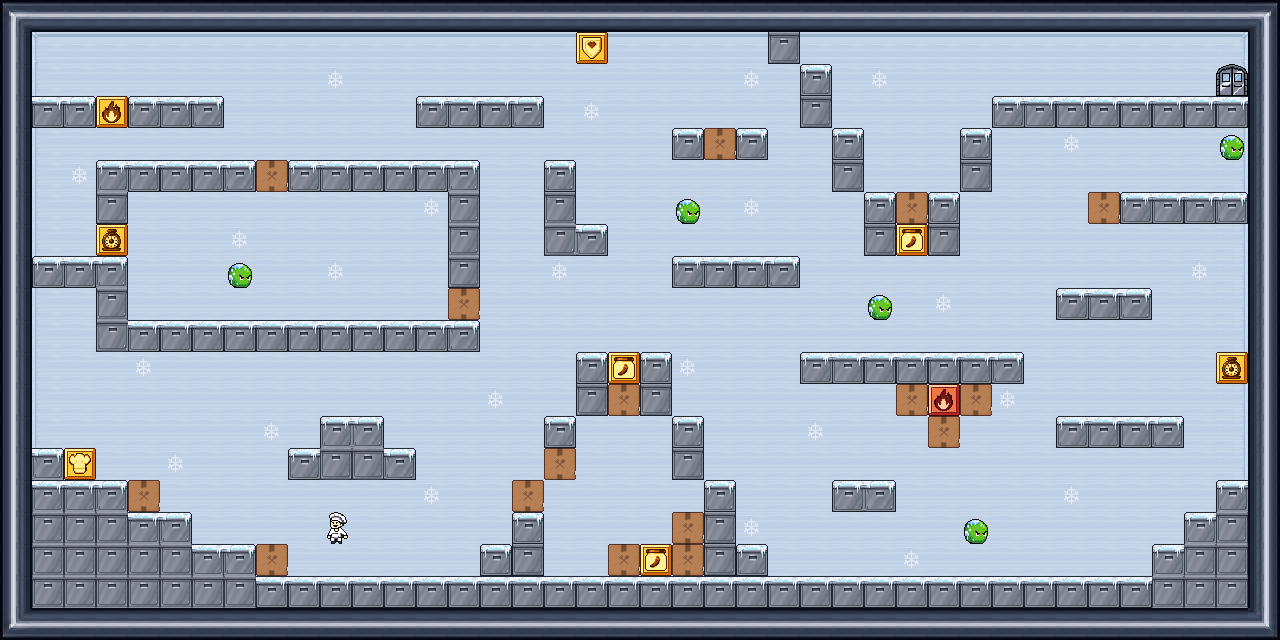

A 2D game scene composited from a Tiled map and its tileset images. What follows is a short description and the map's XML, with every tile layer's data as written:
An orthogonal 40x20 tile map with 32x32 px tiles, 2 tile layers (Static, Objects), 2 tilesets.

<map version="1.10" tiledversion="1.12.2" orientation="orthogonal" renderorder="right-down" width="40" height="20" tilewidth="32" tileheight="32" infinite="0" nextlayerid="4" nextobjectid="1">
 <tileset firstgid="1" source="fridge.tsx" />
 <tileset firstgid="65" source="objects.tsx" />
 <layer id="1" name="Static" width="40" height="20">
  <data encoding="csv">
28,29,29,29,29,29,29,29,29,29,29,29,29,29,29,29,29,29,29,29,29,29,29,29,29,29,29,29,29,29,29,29,29,29,29,29,29,29,29,30,
36,4,5,5,5,5,5,5,5,5,5,5,5,5,5,5,5,5,5,5,5,5,5,5,31,5,5,5,5,5,5,5,5,5,5,5,5,5,6,38,
36,12,13,13,13,13,13,13,13,13,8,13,13,13,13,13,13,13,13,13,13,13,13,8,13,15,13,8,13,13,13,13,13,13,13,13,13,13,14,38,
36,2,3,13,1,2,3,13,13,13,13,13,13,1,2,2,3,13,8,13,13,13,13,13,13,31,13,13,13,13,13,1,2,2,2,2,2,2,2,38,
36,12,13,13,13,13,13,13,13,13,13,13,13,13,13,13,13,13,13,13,13,15,13,15,13,13,15,13,13,13,15,13,13,8,13,13,13,13,14,38,
36,12,8,9,2,2,2,3,13,1,2,2,2,2,11,13,13,15,13,13,13,13,13,13,13,13,31,13,13,13,31,13,13,13,13,13,13,13,14,38,
36,12,13,31,13,13,13,13,13,13,13,13,13,8,23,13,13,23,13,13,13,13,13,8,13,13,13,15,13,15,13,13,13,13,13,1,2,2,3,38,
36,12,13,13,13,13,13,8,13,13,13,13,13,13,23,13,13,25,3,13,13,13,13,13,13,13,13,31,13,31,13,13,13,13,13,13,13,13,14,38,
36,1,2,11,13,13,13,13,13,13,8,13,13,13,31,13,13,8,13,13,13,1,2,2,3,13,13,13,13,13,13,13,13,13,13,13,13,8,14,38,
36,12,13,23,13,13,13,13,13,13,13,13,13,13,13,13,13,13,13,13,13,13,13,13,13,13,13,13,13,8,13,13,13,1,2,3,13,13,14,38,
36,12,13,25,2,2,2,2,2,2,2,2,2,2,3,13,13,13,13,13,13,13,13,13,13,13,13,13,13,13,13,13,13,13,13,13,13,13,14,38,
36,12,13,13,8,13,13,13,13,13,13,13,13,13,13,13,13,13,15,13,15,8,13,13,13,1,2,2,2,2,2,3,13,13,13,13,13,13,14,38,
36,12,13,13,13,13,13,13,13,13,13,13,13,13,13,8,13,13,31,13,31,13,13,13,13,13,13,13,13,13,13,8,13,13,13,13,13,13,14,38,
36,12,13,13,13,13,13,13,8,13,9,11,13,13,13,13,13,15,13,13,13,15,13,13,13,8,13,13,13,13,13,13,13,1,2,2,3,13,14,38,
36,11,13,13,13,8,13,13,13,1,26,26,3,13,13,13,13,13,13,13,13,31,13,13,13,13,13,13,13,13,13,13,13,13,13,13,13,13,14,38,
36,10,10,11,13,13,13,13,13,13,13,13,13,8,13,13,13,13,13,13,13,13,15,13,13,13,1,3,13,13,13,13,13,8,13,13,13,13,9,38,
36,18,18,18,10,11,13,13,13,13,13,13,13,13,13,13,15,13,13,13,13,13,31,8,13,13,13,13,13,13,13,13,13,13,13,13,13,9,18,38,
36,18,18,18,18,18,10,11,13,13,13,13,13,13,13,15,31,13,13,13,13,13,31,15,13,13,13,13,8,13,13,13,13,13,13,13,9,18,18,38,
36,18,18,18,18,18,18,18,2,2,2,2,2,2,2,2,2,2,2,2,2,2,2,2,2,2,2,2,2,2,2,2,2,2,2,2,18,18,18,38,
44,45,45,45,45,45,45,45,45,45,45,45,45,45,45,45,45,45,45,45,45,45,45,45,45,45,45,45,45,45,45,45,45,45,45,45,45,45,45,46
</data>
 </layer>
 <layer id="2" name="Objects" width="40" height="20">
  <data encoding="csv">
0,0,0,0,0,0,0,0,0,0,0,0,0,0,0,0,0,0,0,0,0,0,0,0,0,0,0,0,0,0,0,0,0,0,0,0,0,0,0,0,
0,0,0,0,0,0,0,0,0,0,0,0,0,0,0,0,0,0,72,0,0,0,0,0,0,0,0,0,0,0,0,0,0,0,0,0,0,0,0,0,
0,0,0,0,0,0,0,0,0,0,0,0,0,0,0,0,0,0,0,0,0,0,0,0,0,0,0,0,0,0,0,0,0,0,0,0,0,0,66,0,
0,0,0,71,0,0,0,0,0,0,0,0,0,0,0,0,0,0,0,0,0,0,0,0,0,0,0,0,0,0,0,0,0,0,0,0,0,0,0,0,
0,0,0,0,0,0,0,0,0,0,0,0,0,0,0,0,0,0,0,0,0,0,65,0,0,0,0,0,0,0,0,0,0,0,0,0,0,0,69,0,
0,0,0,0,0,0,0,0,65,0,0,0,0,0,0,0,0,0,0,0,0,0,0,0,0,0,0,0,0,0,0,0,0,0,0,0,0,0,0,0,
0,0,0,0,0,0,0,0,0,0,0,0,0,0,0,0,0,0,0,0,0,69,0,0,0,0,0,0,65,0,0,0,0,0,65,0,0,0,0,0,
0,0,0,74,0,0,0,0,0,0,0,0,0,0,0,0,0,0,0,0,0,0,0,0,0,0,0,0,70,0,0,0,0,0,0,0,0,0,0,0,
0,0,0,0,0,0,0,69,0,0,0,0,0,0,0,0,0,0,0,0,0,0,0,0,0,0,0,0,0,0,0,0,0,0,0,0,0,0,0,0,
0,0,0,0,0,0,0,0,0,0,0,0,0,0,65,0,0,0,0,0,0,0,0,0,0,0,0,69,0,0,0,0,0,0,0,0,0,0,0,0,
0,0,0,0,0,0,0,0,0,0,0,0,0,0,0,0,0,0,0,0,0,0,0,0,0,0,0,0,0,0,0,0,0,0,0,0,0,0,0,0,
0,0,0,0,0,0,0,0,0,0,0,0,0,0,0,0,0,0,0,70,0,0,0,0,0,0,0,0,0,0,0,0,0,0,0,0,0,0,74,0,
0,0,0,0,0,0,0,0,0,0,0,0,0,0,0,0,0,0,0,65,0,0,0,0,0,0,0,0,65,75,65,0,0,0,0,0,0,0,0,0,
0,0,0,0,0,0,0,0,0,0,0,0,0,0,0,0,0,0,0,0,0,0,0,0,0,0,0,0,0,65,0,0,0,0,0,0,0,0,0,0,
0,0,73,0,0,0,0,0,0,0,0,0,0,0,0,0,0,65,0,0,0,0,0,0,0,0,0,0,0,0,0,0,0,0,0,0,0,0,0,0,
0,0,0,0,65,0,0,0,0,0,0,0,0,0,0,0,65,0,0,0,0,0,0,0,0,0,0,0,0,0,0,0,0,0,0,0,0,0,0,0,
0,0,0,0,0,0,0,0,0,0,67,0,0,0,0,0,0,0,0,0,0,65,0,0,0,0,0,0,0,0,69,0,0,0,0,0,0,0,0,0,
0,0,0,0,0,0,0,0,65,0,0,0,0,0,0,0,0,0,0,65,70,65,0,0,0,0,0,0,0,0,0,0,0,0,0,0,0,0,0,0,
0,0,0,0,0,0,0,0,0,0,0,0,0,0,0,0,0,0,0,0,0,0,0,0,0,0,0,0,0,0,0,0,0,0,0,0,0,0,0,0,
0,0,0,0,0,0,0,0,0,0,0,0,0,0,0,0,0,0,0,0,0,0,0,0,0,0,0,0,0,0,0,0,0,0,0,0,0,0,0,0
</data>
 </layer>
</map>
